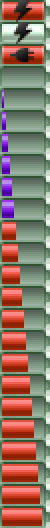
#> input picture tmp/cherry-battery-purple-test.bmp, 25 x 264 px (shown 2 times larger)
$ python -i prepare_composite_art.py   (imports and definitions only)
#> lines starting #> are read from the running program, lines starting #| are printed output that depends on the picture
#!/usr/bin/env python3
"""Prepare additive TV artwork sidecars; never modify source covers or music.

The version-1 payload is a 272x372 limited-range BT.601 YUV420 pane: a
272px slanted cover plus its 100px white-fading reflection. It matches the
native iPodJS 136x186 artwork pane at twice the sampling resolution.
"""
import argparse
import hashlib
import json
import struct
from pathlib import Path

import numpy as np
from PIL import Image, ImageOps

WIDTH, HEIGHT = 272, 372


# [5 lines left out: function fnv1a, not called in this run]


def render(source, filtered=True):
#> called with source = '../tmp/cherry-battery-purple-test.bmp', filtered = True
    with Image.open(source) as original:
#> original is the input picture: PIL image 25x264 RGB; mean R, G, B 142, 118, 102.3
        original.load()
        dimensions = original.size
#> dimensions = (25, 264)
        cover = ImageOps.exif_transpose(original).convert('RGB')
        # The native WPS cover is drawn across this square; retain its crop.
        cover = cover.resize((WIDTH, WIDTH), Image.Resampling.LANCZOS)
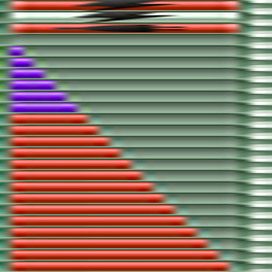
#> cover: PIL image 272x272 RGB; mean R, G, B 141.7, 118, 102.5
    pane = np.full((HEIGHT, WIDTH, 3), 255, dtype=np.int32)
    for x in range(WIDTH):
        top = x * 20 // (WIDTH - 1)
        height = WIDTH - top
        column = np.asarray(cover.crop((x, 0, x+1, WIDTH)).resize(
            (1, height), Image.Resampling.LANCZOS))[:, 0, :].astype(np.int32)
        pane[top:WIDTH, x] = column
        for y in range(100):
            alpha = 144 + y * 112 // 99
            pane[WIDTH+y, x] = (column[height-1-y] *
                                      (256-alpha) + 255*alpha) // 256
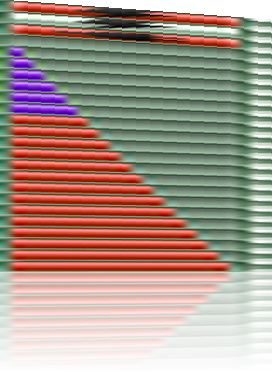
#> pane: shape (372, 272, 3) int32; mean R, G, B 169.5, 148.9, 136.8
    if filtered:
        padded = np.pad(pane, ((1, 1), (0, 0), (0, 0)), mode='edge')
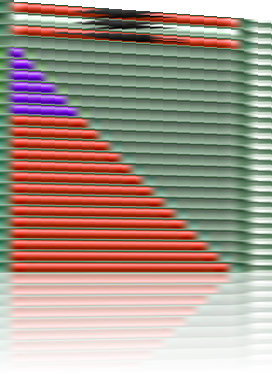
#> padded: shape (374, 272, 3) int32; mean R, G, B 169.9, 149.5, 137.4
        pane = (padded[:-2] + 2*padded[1:-1] + padded[2:] + 2) // 4
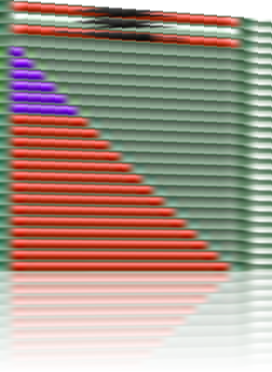
#> pane: shape (372, 272, 3) int32; mean R, G, B 169.6, 149.1, 136.9
    return pane.astype(np.uint8), dimensions


# [40 lines left out: functions encode, prepare, not called in this run]


# [9 lines not run here, left out]

>>> result = render('../tmp/cherry-battery-purple-test.bmp')
